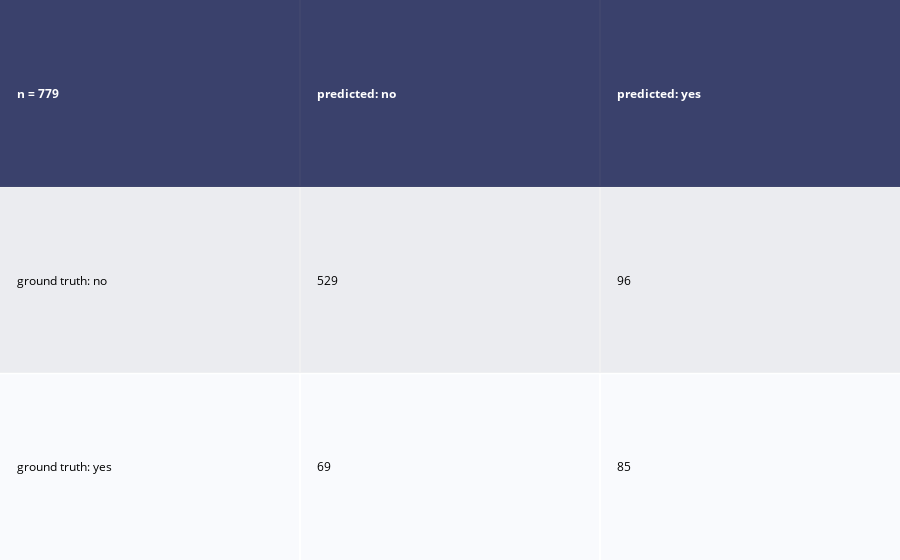

This figure's notebook cell:
### Code cell
import plotly.figure_factory as ff
table = ff.create_table(cm)
iplot(table)

### Figure 1 — Plotly figure (JSON) as saved in the notebook; plotly's stock layout.template omitted (floating-point values rounded to 4 significant figures)
{"data": [{"colorscale": [[0, "#00083e"], [0.5, "#ededee"], [1, "#ffffff"]], "hoverinfo": "none", "opacity": 0.75, "showscale": false, "type": "heatmap", "z": [[0, 0, 0], [0.5, 0.5, 0.5], [1, 1, 1]]}], "layout": {"annotations": [{"align": "left", "font": {"color": "#ffffff"}, "showarrow": false, "text": "<b>n = 779</b>", "x": -0.45, "xanchor": "left", "xref": "x", "y": 0, "yref": "y"}, {"align": "left", "font": {"color": "#ffffff"}, "showarrow": false, "text": "<b>predicted: no</b>", "x": 0.55, "xanchor": "left", "xref": "x", "y": 0, "yref": "y"}, {"align": "left", "font": {"color": "#ffffff"}, "showarrow": false, "text": "<b>predicted: yes</b>", "x": 1.55, "xanchor": "left", "xref": "x", "y": 0, "yref": "y"}, {"align": "left", "font": {"color": "#000000"}, "showarrow": false, "text": "ground truth: no", "x": -0.45, "xanchor": "left", "xref": "x", "y": 1, "yref": "y"}, {"align": "left", "font": {"color": "#000000"}, "showarrow": false, "text": "529", "x": 0.55, "xanchor": "left", "xref": "x", "y": 1, "yref": "y"}, {"align": "left", "font": {"color": "#000000"}, "showarrow": false, "text": "96", "x": 1.55, "xanchor": "left", "xref": "x", "y": 1, "yref": "y"}, {"align": "left", "font": {"color": "#000000"}, "showarrow": false, "text": "ground truth: yes", "x": -0.45, "xanchor": "left", "xref": "x", "y": 2, "yref": "y"}, {"align": "left", "font": {"color": "#000000"}, "showarrow": false, "text": "69", "x": 0.55, "xanchor": "left", "xref": "x", "y": 2, "yref": "y"}, {"align": "left", "font": {"color": "#000000"}, "showarrow": false, "text": "85", "x": 1.55, "xanchor": "left", "xref": "x", "y": 2, "yref": "y"}], "autosize": true, "margin": {"b": 0, "l": 0, "r": 0, "t": 0}, "xaxis": {"autorange": true, "dtick": 1, "gridwidth": 2, "range": [-0.5, 2.5], "showticklabels": false, "tick0": -0.5, "ticks": "", "zeroline": false}, "yaxis": {"autorange": true, "dtick": 1, "gridwidth": 2, "range": [2.5, -0.5], "showticklabels": false, "tick0": 0.5, "ticks": "", "zeroline": false}}}
